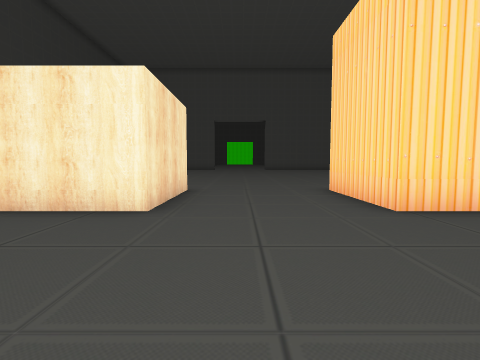
view 1 (above)

20 first-person views from a walk through a 3-D level made in the Unity game engine. The camera is 1.5 m above the floor, tilts 4° down and sees 85° across. The floor is counted in squares, 2 m on a side. Each view is taken from the middle of a square. On the plan, view 1 faces up. The plan holds only what a view shows up to about 9 squares ahead; the rest is blank. The place goes on beyond the plan. The player character is not drawn. Some animated figures are left out.

view 2
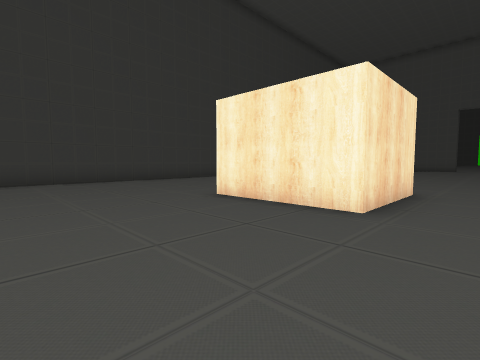

view 3
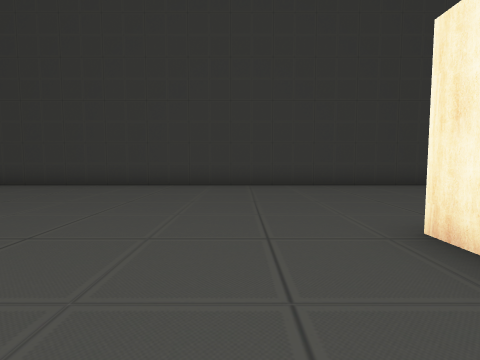

view 4
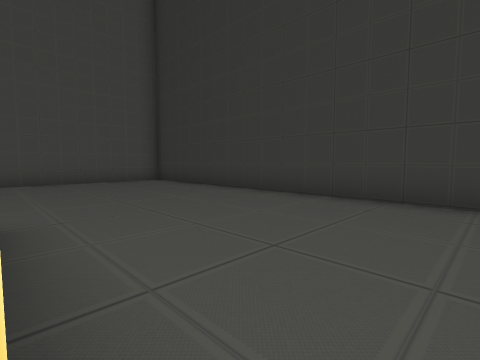

view 5
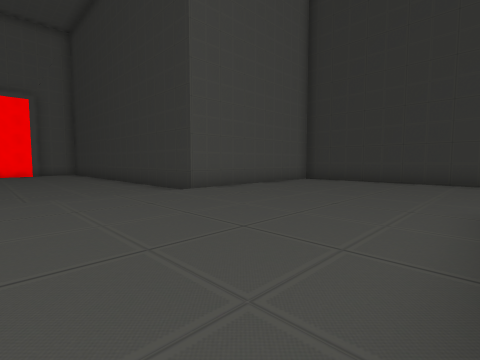

view 6
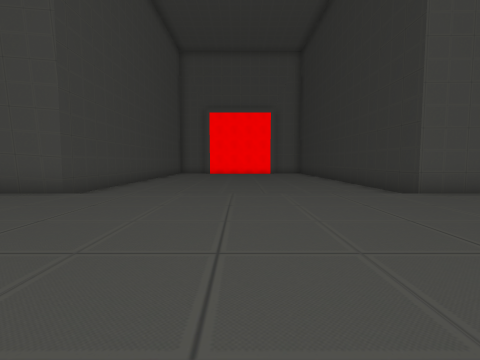

view 7
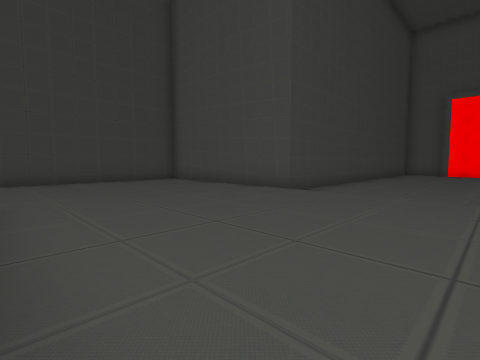

view 8
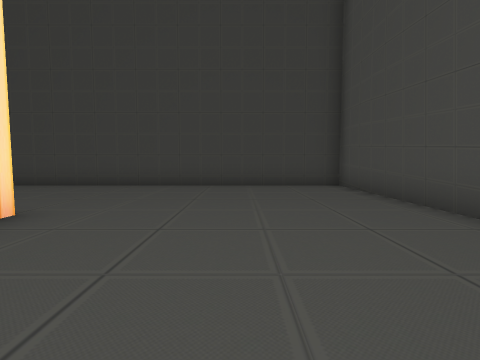

view 9
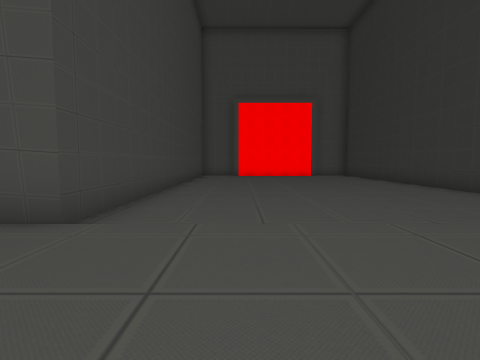

view 10
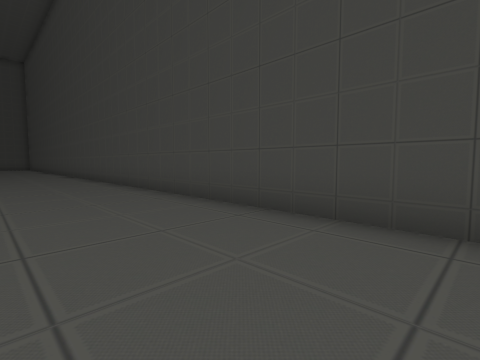

view 11
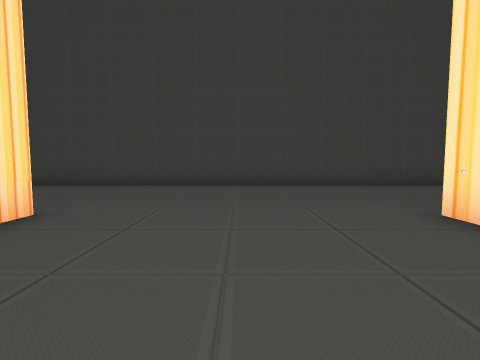

view 12
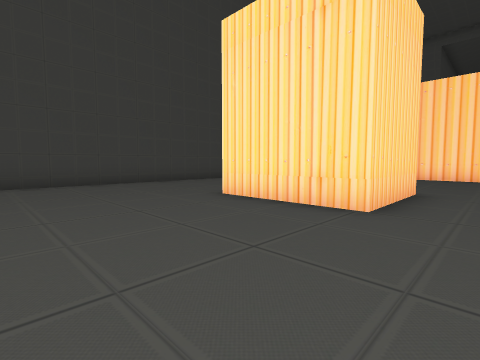

view 13
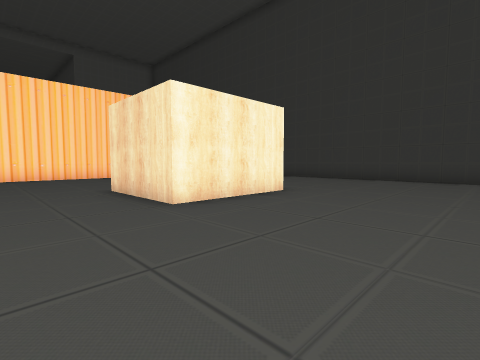

view 14
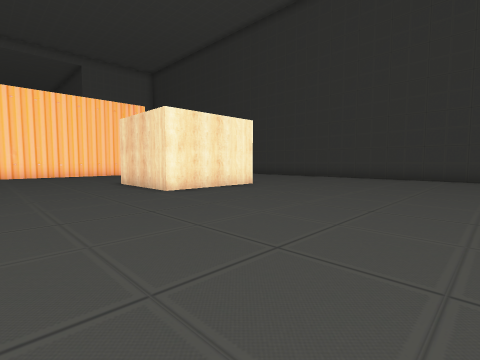

view 15
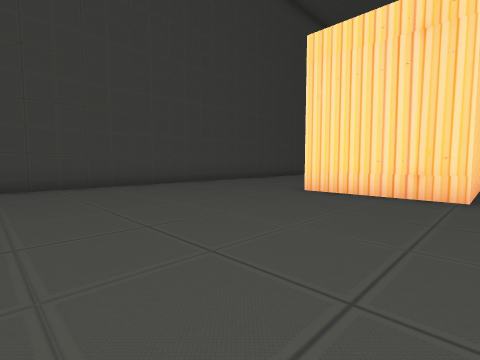

view 16
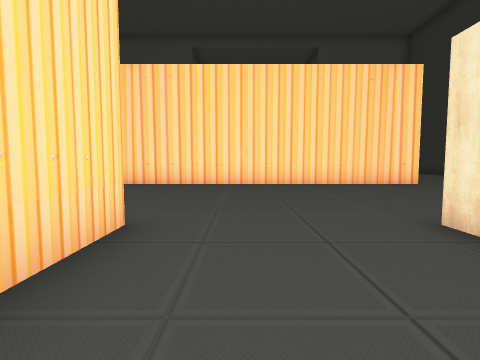

view 17
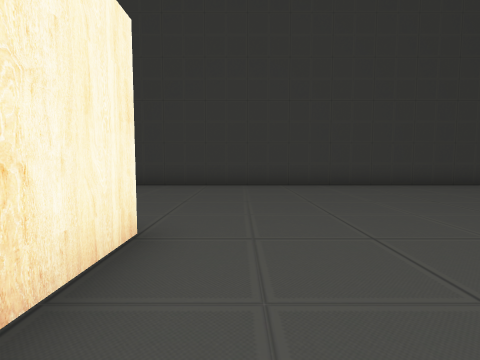

view 18
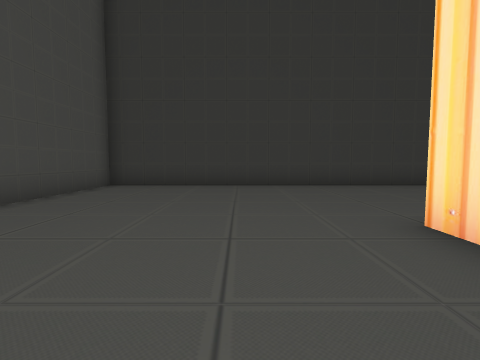

view 19
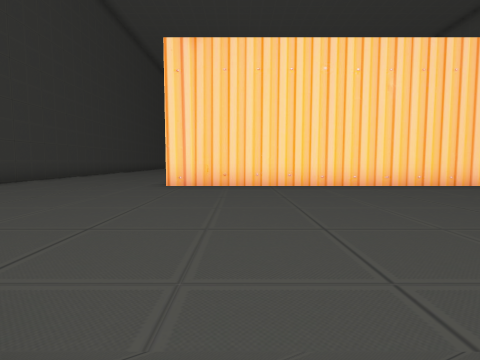

view 20
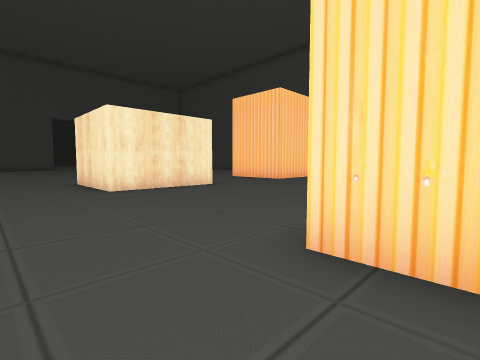

### Floor plan
Points are (right, up) in squares from view 1. A wall is a line through its corners. A room is listed if a view was taken in it or the views show most of it. See-through windows are left out.
Room 1 (views 1, 2, 3, 4, 5, 6, 7, 8, 9, 10, 11, 12, 13, 14, 15, 16, 17, 18, 19, 20)
walls: (-1.4, 3.9) (-4.7, 3.9) (-4.7, 6.9) (-1.4, 6.9) (-1.4, 3.9); (3.6, -4.8) (-5.1, -4.8); (-5, -3) (-5, -1.8) (5.8, -1.8); (3.6, 3.9) (2.4, 3.9) (2.4, 6.9) (5.8, 6.9); (5.8, 3.9) (5.1, 3.9); (-8, -11.2) (-4.3, -11.2) (-4.3, -17); (10.2, -11.3) (10.2, 12.7); (4.2, -17) (4.2, -11.2) (8, -11.2); (-10.3, 13.5) (-10.3, -11.1) (-9.9, -11.1)

Positions as (right, up) in squares from view 1, and headings:
1: (0, 0), facing up
2: (0, 0), facing up-left
3: (-2, 2), facing left
4: (-5, -1), facing down-left
5: (0, -5), facing down-left
6: (0, -5), facing down
7: (0, -5), facing down-right
8: (2, -8), facing right
9: (2, -8), facing down
10: (7, -5), facing up-right
11: (2, 1), facing right
12: (1, 11), facing down-right
13: (1, 11), facing down-left
14: (2, 13), facing down-left
15: (2, 13), facing down-right
16: (1, 7), facing down
17: (-2, 8), facing left
18: (-2, -7), facing left
19: (-3, -12), facing up
20: (-7, -3), facing up-right
